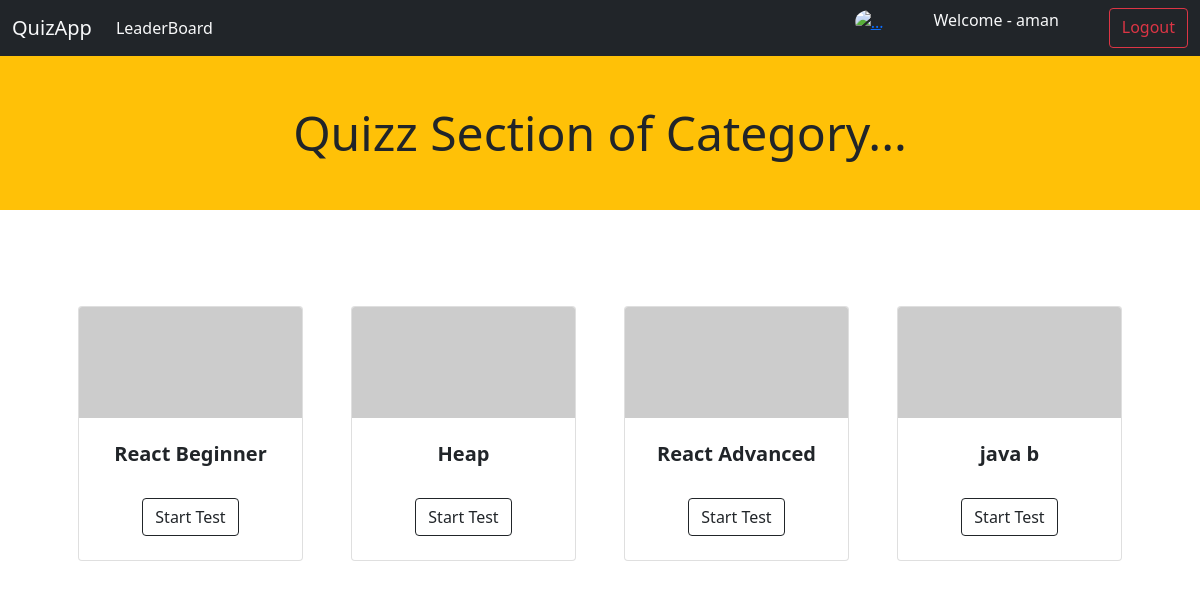
/quiz_user/showquiz/ (signed in), run on an earlier commit of the app's database.
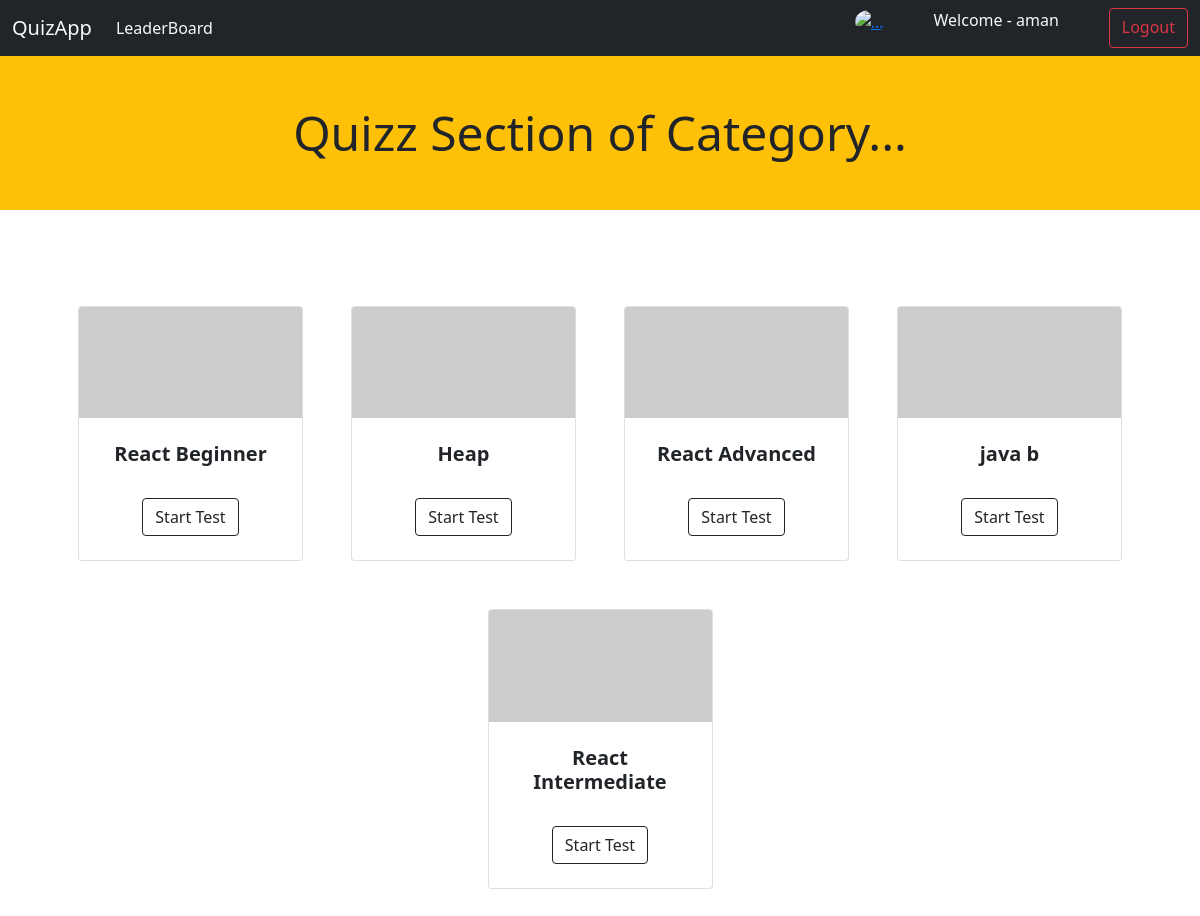
And on a later commit of the database.
### quiz_admin/models.py (models this page shows)
class AddQuiz(models.Model):
    quizId = models.CharField(max_length=200, null=False, primary_key=True)
    subject_name = models.CharField(max_length=300, null=True)
    instructor_name = models.CharField(max_length=300, null=True)
    category = models.CharField(max_length=300, null=True)
    quiz_time = models.IntegerField(null=True)
    date = models.DateField()
    def __str__(self):
        return self.subject_name + "_" + self.quizId

### quiz_user/views.py (the view)
# urls.py: path('showquiz/', views.showAllQuiz, name="showAllQuiz"),
def showAllQuiz(request):
    data = AddQuiz.objects.all()
    print(data)
    if (request.user.is_authenticated):
        context = {
        "data" : data,
        "user" : request.user
    }
        return render(request, 'quiz_user/showAllQuiz.html',context)
    else:
        return redirect('home')

### templates/quiz_user/showAllQuiz.html (shortened to what this page needs)
<!DOCTYPE html>
<html lang="en">
<head>
    <link href="https://cdn.jsdelivr.net/npm/bootstrap@5.0.2/dist/css/bootstrap.min.css" rel="stylesheet"
>
</head>
<body>
  {% if user.is_authenticated %}
  <nav class="navbar navbar-expand-lg navbar-light bg-dark">
    <div class="container-fluid">
      <a class="navbar-brand text-light " href="/">QuizApp</a>
      <div class="collapse navbar-collapse" id="navbarSupportedContent">
        <ul class="navbar-nav me-auto mb-2 mb-lg-0">
          <li class="nav-item">
            <a class="nav-link active text-light" aria-current="page" href="/quiz_user/leaderboard/">LeaderBoard</a>
          </li>
        </ul>
        <form class="d-flex">
          <a href="/quiz_user/profile" data-toggle="tooltip" title="user profile"><img src="https://github.githubassets.com/images/modules/logos_page/Octocat.png" width="40vw" height="40vh" class="rounded-circle" alt="..."></a>
          <p>&nbsp;&nbsp;&nbsp;&nbsp;&nbsp;&nbsp;&nbsp;&nbsp;&nbsp;&nbsp;&nbsp;&nbsp;</p>
          <p class="user_name_id text-light">Welcome - {{user}}</p>
          <p>&nbsp;&nbsp;&nbsp;&nbsp;&nbsp;&nbsp;&nbsp;&nbsp;&nbsp;&nbsp;&nbsp;&nbsp;</p>
          <a class="btn btn-outline-danger my-2 my-sm-0" class="btn btn-outline-success" href="/quiz_user/logout">Logout</a>
        </form>
      </div>
    </div>
  </nav>
{% endif %}
      <div class="display-5 bg-warning p-5 text-center">
        Quizz Section of Category...
      </div>
      <section class="py-5">
        <div class="container px-4 px-lg-5 mt-5">
            <div class="row gx-4 gx-lg-5 row-cols-2 row-cols-md-3 row-cols-xl-4 justify-content-center">
              {% for post in data %}
                <div class="col mb-5">
                    <div class="card h-100">
                        <img class="card-img-top" src="https://picsum.photos/200/100" alt="{{post.category}} Category" />
                        <div class="card-body p-4">
                            <div class="text-center">
                                <h5 class="fw-bolder">{{post.subject_name}}</h5>
                            </div>
                        </div>
                        <div class="card-footer p-4 pt-0 border-top-0 bg-transparent">
                            <div class="text-center"><a class="btn btn-outline-dark mt-auto" href="/quiz_user/test_questions_page/{{post.subject_name}}/" >Start Test</a></div>
                        </div>
                    </div>
                </div>
                {% endfor %}
            </div>
        </div>
    </section>
</body>
</html>

What changed in the data, as far as the page shows it:
added AddQuiz: subject_name "React Intermediate"
